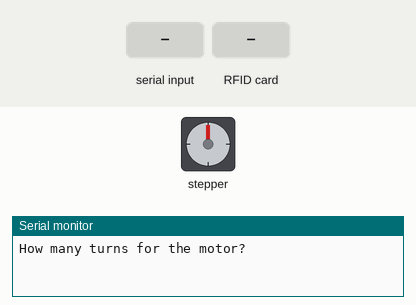
Recording of a sketch running on a simulated Arduino Uno, built with avr-gcc and run on an emulated ATmega328P. Parts: stepper motor, the last lines printed to the serial monitor. The test bench sets the inputs (shaded band). Stepper angles assume 2048 steps per turn.

Above: at 1.0 s.
1.1 s: "A4 F5 2F 5B" received over Serial
2.6 s: RFID card A4 F5 2F 5B held to the reader
At 2.76 s:
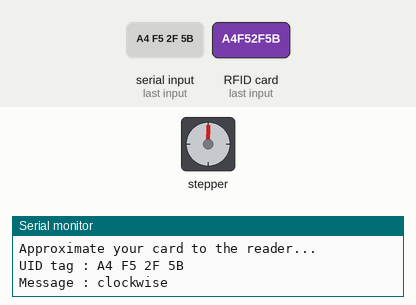
At 3.37 s:
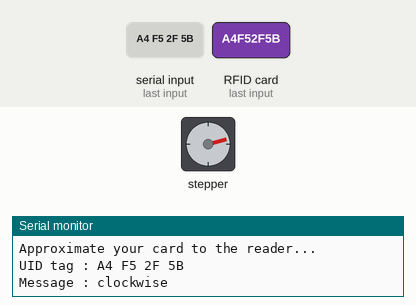
14.6 s: RFID card 5E 7A 19 C4 held to the reader
Timing chart, 0 to 17.6 s (numbered marks = the images above; inputs shaded):
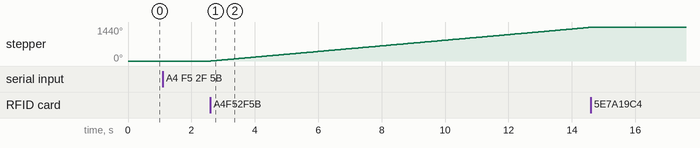

The sketch:

servo_rfid.ino
```cpp
#include <SPI.h>
#include <MFRC522.h>

#include <Stepper.h>
//int ledred = 5;
//int ledblue = 6;
//

float numturns;
#define SS_PIN 10
#define RST_PIN 9
MFRC522 mfrc522(SS_PIN, RST_PIN);   // Create MFRC522 instance.
const int stepsPerRevolution = 2048;
Stepper myStepper(stepsPerRevolution, 2,4,3,5);
void setup()
{
  Serial.begin(9600);
   SPI.begin();      // Initiate  SPI bus
  mfrc522.PCD_Init();   // Initiate MFRC522
//  pinMode(ledred,OUTPUT);
//  pinMode(ledblue,OUTPUT);
   myStepper.setSpeed(20);

  Serial.println("How many turns for the motor?");
  while (Serial.available () == 0 ){};
  numturns = Serial.parseInt ();
  Serial.println(" ");

  Serial.println("Approximate your card to the reader...");
  Serial.println();

}
void loop()
{
  // Look for new cards
  if ( ! mfrc522.PICC_IsNewCardPresent())
  {
    return;
  }
  // Select one of the cards
  if ( ! mfrc522.PICC_ReadCardSerial())
  {
    return;
  }
  //Show UID on serial monitor
  Serial.print("UID tag :");
  String content= "";
  byte letter;
  for (byte i = 0; i < mfrc522.uid.size; i++)
  {
     Serial.print(mfrc522.uid.uidByte[i] < 0x10 ? " 0" : " ");
     Serial.print(mfrc522.uid.uidByte[i], HEX);
     content.concat(String(mfrc522.uid.uidByte[i] < 0x10 ? " 0" : " "));
     content.concat(String(mfrc522.uid.uidByte[i], HEX));
  }
  Serial.println();
  Serial.print("Message : ");
  content.toUpperCase();
  if (content.substring(1) == "A4 F5 2F 5B") //change here the UID of the card/cards that you want to give access
  {
 Serial.println("clockwise");
  myStepper.step(stepsPerRevolution * numturns);
  delay(500);
  }


  else{
    Serial.println("waiting");

    }
}
```

Measured:
- after the input at 2.6 s, stepper: keeps turning clockwise at about 119°/s, starting at once
